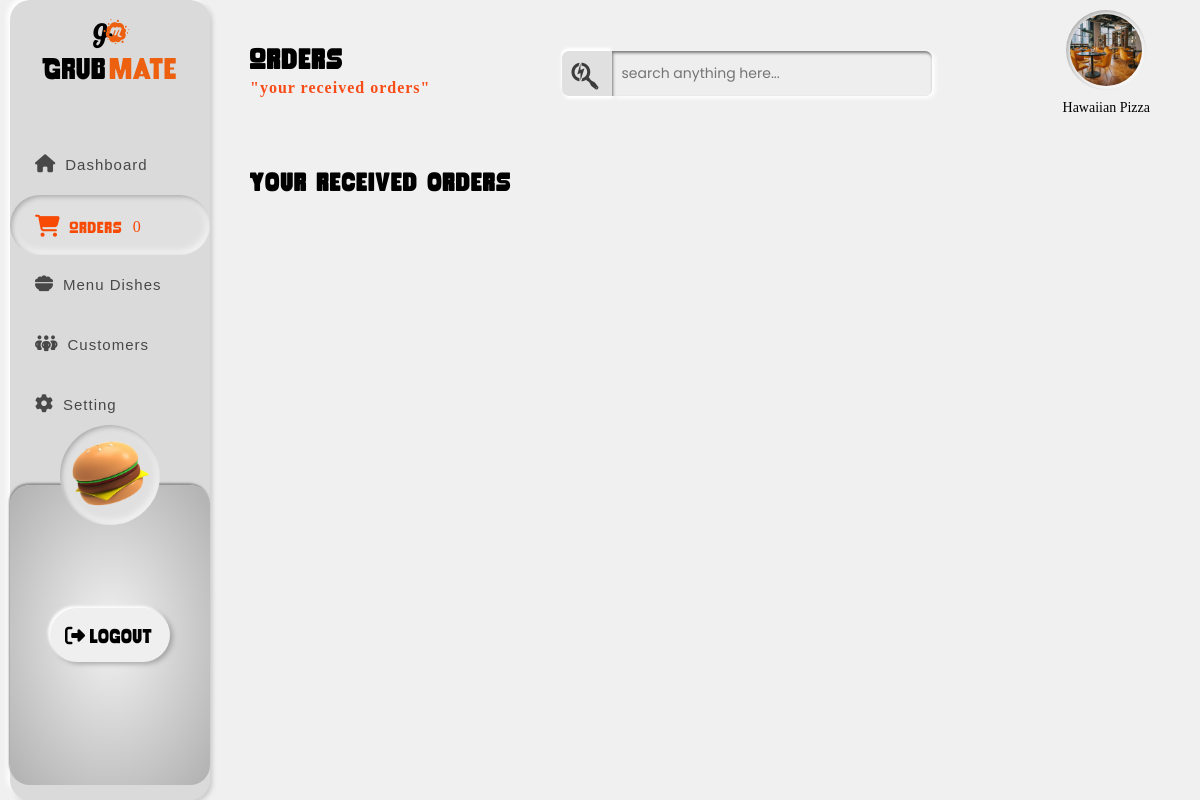
Page /restaurant-orders/ (signed in) on the committed database.
### merchant/models.py (models this page shows, shortened)
class Restaurant(models.Model):
    RESTAURANT_TYPE_CHOICES = [
        ('local', 'Local'),
        ('fine_dining', 'Fine Dining'),
    ]
    user = models.OneToOneField(
        settings.AUTH_USER_MODEL, on_delete=models.CASCADE, related_name='restaurant_profile', null=True
    )
    restaurant_name = models.CharField(max_length=100, default='')
    owner_name = models.CharField(max_length=100, default='')
    owner_email = models.EmailField(max_length=255, null=True, blank=True)
    owner_contact = models.CharField(
        max_length=15, null=True, validators=[phone_validator]
    )
    restaurant_address = models.TextField(default='')
    latitude = models.FloatField(default=0.0)
    longitude = models.FloatField(default=0.0)
    cuisine = models.CharField(max_length=50, default='')
    description = models.TextField(null=True, blank=True)
    restaurant_type = models.CharField(
        max_length=20, choices=RESTAURANT_TYPE_CHOICES, default='local'
    )
    profile_picture = models.ImageField(
        upload_to='restaurant/profile_pics/', blank=True, null=True)
    cover_photo = models.ImageField(
        upload_to='restaurant/cover_photos/', blank=True, null=True)
    menu = models.FileField(
        upload_to='restaurant/menus/', blank=True, null=True)
    created_at = models.DateTimeField(default=timezone.now)
    approved = models.BooleanField(default=False)

### merchant/views.py (the view)
# urls.py: path("restaurant-orders/", views.restaurant_orders, name='restaurant-orders'),
@login_required
def restaurant_orders(request):
    try:
        profile = Restaurant.objects.get(user=request.user)
    except Restaurant.DoesNotExist:
        return redirect('deliveryman-dashboard')
    return render(request, "merchant/restaurant_orders.html", {
        'restaurant': profile,
    })

### merchant/templates/merchant/restaurant_orders.html (shortened to what this page needs)
{% extends "merchant/merchant_templates_base.html" %}
{% load static %}
{% block styles %} <link rel="stylesheet" href="{%static 'css/restaurant_orders.css'%}" />{% endblock  %}
{% block headcontent %}
  <div id="head-content">
          <h2>Orders</h2>
          <h4><span>"your received orders"</span></h4>
        </div>
  {% endblock  %}
  {% block activate_order %}active{% endblock  %}
{% block mainspace %}
      <div id="container-body">
        <div id="current-order-container">
          <div id="currentorder-header">
            <h3>Your received orders</h3>
          </div>
        </div>
      </div>
    {% endblock %}

### merchant/templates/merchant/merchant_templates_base.html (shortened to what this page needs)
{% load static %}
<!DOCTYPE html>
<html lang="en">
<head>
  <link rel="stylesheet" href="https://cdnjs.cloudflare.com/ajax/libs/font-awesome/6.5.0/css/all.min.css">
  <link rel="stylesheet" href="{% static 'css/base_template.css' %}">
  {% block styles %}{% endblock %}
</head>
<body>
  <header>
    <a href="#" id="logowrapper-link">
      <div class="logo-container">
        <div id="logo">
          <span><i class="fa-brands fa-glide-g"></i></span>
          <span><i class="fa-brands fa-meetup"></i></span>
        </div>
        <div id="brandname"><span>Grub</span><span>mate</span></div>
      </div>
    </a>
         <nav>
        <ul id="navbar">
          <li class="link" id="{% block activate_dashboard %}dashboard{%endblock%}">
            <a href="{%url 'restaurant-dashboard'%}"
              ><span class="nav-icons"><i class="fa-solid fa-house"></i></span>
              <h4>Dashboard</h4></a
            >
          </li>
          <li class="link" id="{% block activate_order %}order{%endblock%}">
            <a href="{% url 'restaurant-orders'%}"
              ><span class="nav-icons"
                ><i class="fa-solid fa-cart-shopping"></i
              ></span>
              <h4>Orders</h4>
              <span class="new-order-count">0</span>
              </a>
          </li>
          <li class="link" id="{% block activate_menu_dishes %}menu_dishes{%endblock%}">
            <a href="{% url 'restaurant-menu-dishes'%}"
              ><span class="nav-icons"><i class="fa-solid fa-bowl-food"></i></i></span>
              <h4>Menu Dishes</h4></a
            >
          </li>
          <li class="link" id="{% block activate_customers %}customers{%endblock%}">
            <a href="{% url 'restaurant-customers'%}"
              ><span class="nav-icons"><i class="fa-solid fa-people-group"></i></span>
              <h4>Customers</h4></a
            >
          </li>
          <li class="link" id="{% block activate_settings %}settings{%endblock%}">
            <a href="{% url 'restaurant-settings'%}"
              ><span class="nav-icons"><i class="fa-solid fa-gear"></i></span>
              <h4>Setting</h4></a
            >
          </li>
        </ul>
      </nav>
    <div id="logout-container">
      <div id="circle">
        <img src="{% static 'images/burgerstill.png' %}" alt="burger" height="80" width="80">
      </div>
      <button type="button" id="logout">
        <span class="logout-icon"><i class="fa-solid fa-right-from-bracket"></i></span>
        <span>logout</span>
      </button>
    </div>
  </header>
  <div class="container" id="dashboard">
    <div id="container-head">
      {% block headcontent %}{% endblock %}
      <div id="search-subcontainer">
        <span><i class="fa-brands fa-searchengin"></i></span>
        <input type="search" name="search" id="search" placeholder="search anything here...">
      </div>
      <div>
        <div id="pp-container">
          {% if restaurant.profile_picture %}
            <img src="{{ restaurant.profile_picture.url }}" alt="profilepic" height="50" width="50">
          {% else %}
            <img src="{% static 'images/profilepic.png' %}" alt="default profilepic" height="50" width="50">
          {% endif %}
        </div>
        <h4>{{ restaurant.restaurant_name }}</h4>
      </div>
    </div>
    {% block mainspace %}{% endblock %}
  </div>
</body>
</html>

### static/css/base_template.css (style rules this page uses)
* { box-sizing: border-box; margin: 0; padding: 0; }
body { background-color: #f0f0f0ff; }
p, h1, h2, h3, h4 { margin: 0; }
header { position: fixed; left: 10px; height: 100dvh; width: 200px; padding: 20px 0px 0px; display: flex; flex-direction: column; gap: 50px; background-color: #dadadaff; border-radius: 20px; box-shadow: -3px -3px 5px #ffffff, 2px 2px 5px #c4c4c4ff; z-index: 1000; }
a#logowrapper-link { text-decoration: none; color: #000000; }
.logo-container { display: flex; flex-direction: column; align-items: center; justify-content: center; }
#logo { display: flex; }
#logo > span:first-child i { margin-top: 4px; }
#logo > span:last-child i { margin-left: -10px; color: #ec600fff; }
#logo > span i { font-size: 25px; }
#brandname { display: flex; gap: 3px; font-size: 30px; font-family: "rocketThunder", "Poppins"; }
#brandname > span:last-child { color: #ec600fff; }
#navbar { display: flex; flex-direction: column; }
.link { height: 60px; width: 100%; position: relative; list-style: none; }
.link a { text-decoration: none; padding-left: 25px; gap: 10px; margin-top: 20px; display: flex; align-items: center; color: #494848ff; transition: transform 0.3s ease; }
.link a h4 { font-size: 15px; font-weight: 500; font-family: "epic", sans-serif; letter-spacing: 1px; color: inherit; }
.link a i { font-size: 18px; color: inherit; }
#active { background-color: #e0e0e0; box-shadow: inset 2px 2px 5px #aaa9a9ff, inset -1px -2px 10px #ffffff; border-radius: 50px; }
#active a { color: #f74a05ff; }
#active a h4 { color: inherit; font-weight: 500; font-family: "epic", "rocketThunder"; letter-spacing: 0.5px; font-size: 16px; }
#active a span i { color: inherit; font-size: 22px; }
#logout-container { height: 300px; display: flex; position: relative; justify-content: center; align-items: center; border-top-right-radius: 20px; border-top-left-radius: 20px; border-radius: 20px; background: radial-gradient(#f3f2f2ff, #b1b0b0ff); box-shadow: -1px -2px 2px #949191ff; z-index: 10; }
#circle { position: absolute; background-color: #e0e0e0; width: 100px; aspect-ratio: 1; top: -60px; display: flex; align-items: center; justify-content: center; border-radius: 50%; box-shadow: inset 2px 2px 5px #aaa9a9ff, inset -1px -2px 10px #ffffff; z-index: -1; }
#logout-container button { padding: 15px; width: 120px; border: none; border-radius: 50px; display: flex; font-family: "Poppins"; box-shadow: -2px -2px 3px #ffffff, 3px 2px 5px #a5a4a4ff; cursor: pointer; font-family: "rocketThunder"; font-size: 20px; }
.logout-icon { margin-right: 5px; }
.container { margin-left: 220px; padding: 20px; width: calc(100% - 220px); min-height: 100vh; background-color: #f0f0f0ff; overflow-y: auto; }
#container-head { padding: 10px; padding-right: 30px; display: flex; justify-content: space-between; align-items: center; gap: 30px; }
#container-head div:first-child { line-height: 30px; }
#container-head div:first-child h2 { font-family: "rocketThunder"; font-size: 28px; letter-spacing: 1px; }
#container-head div:first-child h4 { font-family: "epic"; letter-spacing: 1px; }
#head-content > h4 span { color: #f84d18ff; }
#search-subcontainer { position: relative; display: flex; }
#search-subcontainer span { height: 45px; width: 50px; background-color: #e0e0e0; border-top-left-radius: 7px; border-bottom-left-radius: 7px; box-shadow: -1px -3px 3px #ffffff, 1px 3px 3px #ffffff; }
#search-subcontainer span i { font-size: 30px; padding: 10px; color: #3d3c3cff; }
#search { border: none; outline: none; height: 45px; width: calc(200px + 10vw); padding: 10px; border-top-right-radius: 7px; border-bottom-right-radius: 7px; font-size: 14px; font-family: "Poppins"; background-color: #eeeeeeff; box-shadow: inset 1px 2px 3px #7a7a7aff, 3px 2px 5px #ffffff; }
#container-head div:last-child { margin-top: -20px; display: flex; flex-direction: column; gap: 10px; justify-content: center; align-items: center; }
#container-head > div:last-child h4 { font-size: 14px; font-weight: 400; font-family: "epic"; }
#pp-container { border-radius: 50%; height: 80px; display: flex; justify-content: center; align-items: center; aspect-ratio: 1; box-shadow: inset 2px 2px 5px #aaa9a9ff, inset -1px -2px 10px #ffffff; }
#pp-container > img { height: 90%; width: 90%; border-radius: 50%; object-fit: cover; }
#container-body { padding: 10px; margin-top: 30px; display: flex; flex-direction: column; gap: 30px; }

### rows in the picture
Restaurant: profile_picture (picture), restaurant_name "Hawaiian Pizza"
